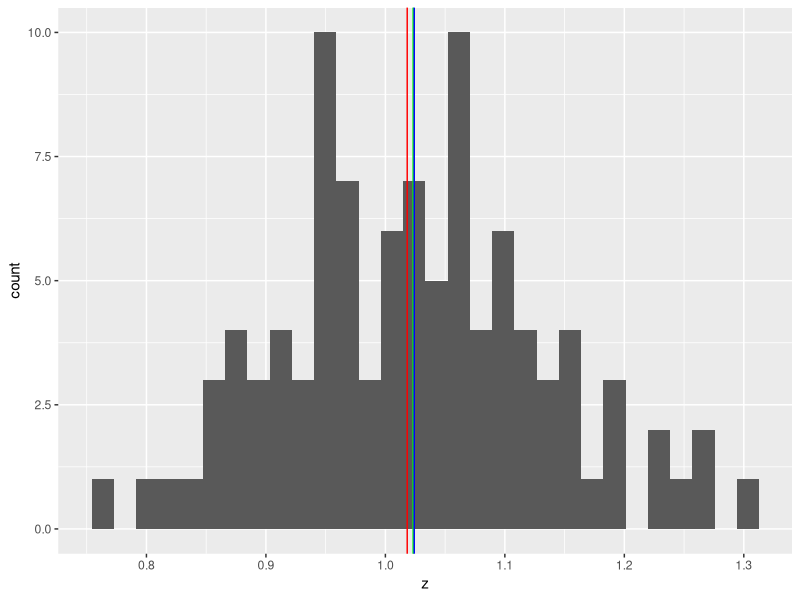
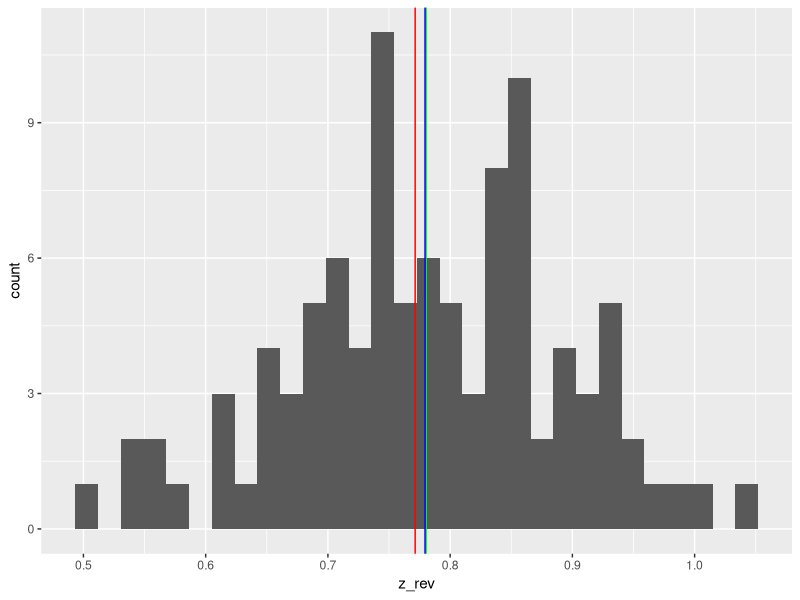

The R source for these figures, in order:
# Descriptive Statistics - Lab

library(tidyverse)

# central tendency --------------------------------------------------------

# Z calculations for central tendency & histogram

z <- exp(rnorm(n = 100, mean = 0, sd = 0.1))

mu_z <- sum(z) / length(z)

mu_z_ge <- prod(z)^(1/length(z))

med_z <- median(z)

t_z <- tibble(z)

t_z %>%
  ggplot(
    mapping = aes(x=z)
  ) + geom_histogram() +
  geom_vline(xintercept = med_z, color = "green") +
  geom_vline(xintercept = mu_z, color = "blue") +
  geom_vline(xintercept = mu_z_ge, color = "red")

# Z_Rev calculations for central tendency

z_rev <- -z + max(z) + 0.5

mu_z_rev <- sum(z_rev) / length(z_rev)

mu_z_rev_ge <- prod(z_rev)^(1/length(z_rev))

med_z_rev <- median(z_rev)

t_z_rev <- tibble(z_rev)

t_z_rev %>%
  ggplot(
    mapping = aes(x=z_rev)
  ) + geom_histogram() +
  geom_vline(xintercept = med_z_rev, color = "green") +
  geom_vline(xintercept = mu_z_rev, color = "blue") +
  geom_vline(xintercept = mu_z_rev_ge, color = "red")

# variation ---------------------------------------------------------------

w <- rnorm(100, mean = 10, sd = 1)

m <- w*1000

#SD & MAD for W & M

var_w <- (sum((w - mean(w))^2)) / length(w)
sd_w <- sqrt(var_w)

var_m <- (sum((m - mean(m))^2)) / length(m)
sd_m <- sqrt(var_m)

ad_w <- abs(w - median(w))
mad_w <- median(ad_w)

ad_m <- abs(m - median(m))
mad_m <- median(ad_m)

#Coefficient of variance

mu_w <- sum(w) / length(w)
cv_w <- sd_w / mu_w

mu_m <- sum(m) / length(m)
cv_m <- sd_m / mu_m
